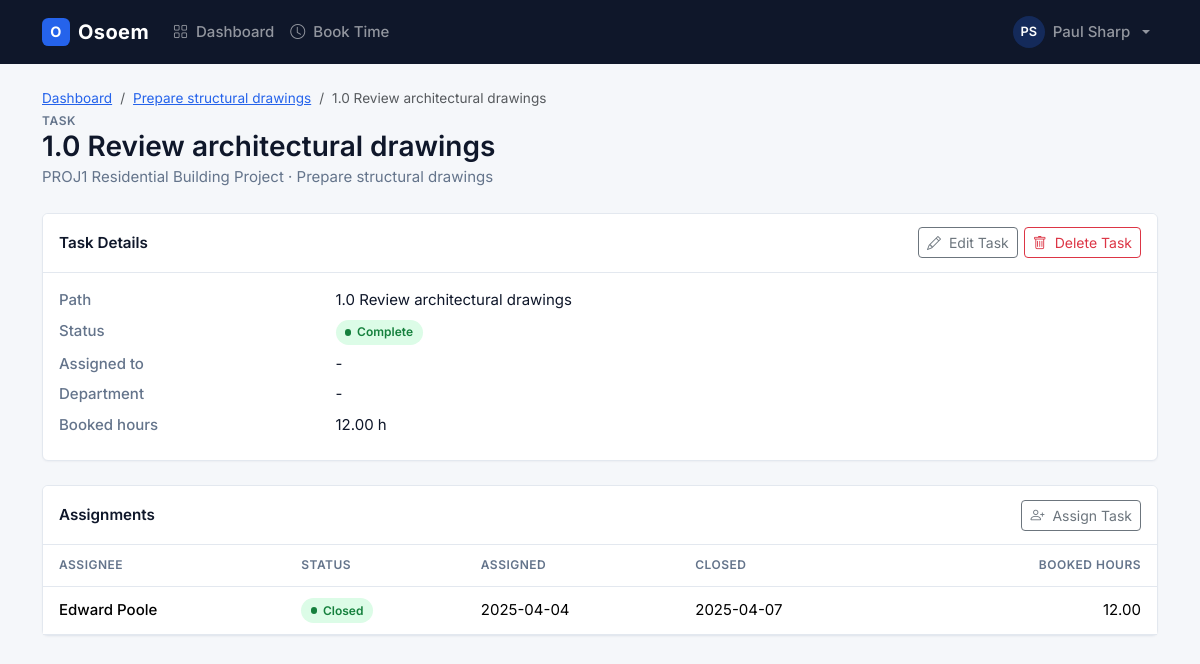
Page /dashboard/public/tasks.php?taskid=1 (signed in) on the committed database.
### tables this page shows
CREATE TABLE Employees(
    employeeid INT NOT NULL AUTO_INCREMENT,
    departmentid INT NOT NULL,
    firstname VARCHAR(255) NOT NULL,
    lastname VARCHAR(255) NOT NULL,
    email VARCHAR(255) NOT NULL,
    password VARCHAR(255) NOT NULL,
    passwordsalt VARCHAR(255) NOT NULL,
    admin BOOLEAN DEFAULT 0,
    PRIMARY KEY (employeeid),
    FOREIGN KEY (departmentid) REFERENCES Departments (departmentid)
);

CREATE TABLE ActivityTasks(
    taskid INT NOT NULL AUTO_INCREMENT,
    activityid INT NOT NULL,
    departmentid INT,
    taskname VARCHAR(255) NOT NULL,
    taskdescription VARCHAR(2000),
    parenttaskid INT,
    PRIMARY KEY (taskid),
    FOREIGN KEY (activityid) REFERENCES Activities(activityid),
    FOREIGN KEY (departmentid) REFERENCES Departments (departmentid)
);

CREATE TABLE Projects(
    projectid INT NOT NULL AUTO_INCREMENT,
    projectno VARCHAR(255) NOT NULL UNIQUE,
    projectname VARCHAR(255) NOT NULL,
    PRIMARY KEY (projectid)
);

CREATE TABLE ActivityTaskAssignments(
    assignmentid INT NOT NULL AUTO_INCREMENT,
    taskid INT NOT NULL,
    userid INT NOT NULL,
    assigneddate DATE,
    closedate DATE,
    PRIMARY KEY (assignmentid),
    FOREIGN KEY (taskid) REFERENCES ActivityTasks (taskid),
    FOREIGN KEY (userid) REFERENCES Employees (employeeid)
);

### dashboard/public/tasks.php (the view, shortened to what the rows shown need)
<?php
    require_once '../src/bootstrap.php';
    $taskid = (int)($_GET['taskid'] ?? 0);
    $activityService = new ActivityService();
    $task = $taskid ? $activityService->getTaskDetails($taskid) : null;
    $activityid = $task['activityid'];
    $activitydata = $activityService->getActivityDetails($activityid);
    $assignments = $activityService->getTaskAssignmentHistory($taskid);
    $taskHeirarchy = $activityService->getTaskHeirarchy($activityid);
    $statusLabels = [
        TaskStatus::COMPLETE => 'Complete',
        TaskStatus::IN_PROGRESS => 'In progress',
        TaskStatus::NOT_STARTED => 'Not started',
    ];
    $taskStatus = $statusLabels[$taskHeirarchy[$taskid]['status']] ?? 'Not started';
    $totalHours = $taskHeirarchy[$taskid]['hours'] ?? 0;
    $currentAssignees = [];
    include 'includes/head.php';
?>
<body>
    <?php include 'includes/header.php'; ?>
    <main class="container app-main">
        <div class="page-header">
            <div>
                <nav aria-label="breadcrumb">
                    <ol class="breadcrumb">
                        <li class="breadcrumb-item"><a href="dashboard.php">Dashboard</a></li>
                        <li class="breadcrumb-item"><a href="activity.php?activityid=<?php echo urlencode($activityid); ?>"><?php echo htmlspecialchars($activitydata['activity_name']); ?></a></li>
                        <li class="breadcrumb-item active" aria-current="page"><?php echo htmlspecialchars($task['taskname']); ?></li>
                    </ol>
                </nav>
                <div class="section-label">Task</div>
                <h1 class="h3"><?php echo htmlspecialchars($task['taskname']); ?></h1>
                <p class="page-subtitle">
                    <?php echo htmlspecialchars($activitydata['project_number'] . ' ' . $activitydata['project_name']); ?>
                    &middot; <?php echo htmlspecialchars($activitydata['activity_name']); ?>
                </p>
            </div>
        </div>
        <div class="card mb-4">
            <div class="card-header">
                <h2 class="card-title">Task Details</h2>
            </div>
            <div class="card-body">
                <dl class="row detail-list">
                    <dt class="col-sm-3">Path</dt>
                    <dd class="col-sm-9"><?php echo htmlspecialchars($task['task_hierarchy']); ?></dd>
                    <dt class="col-sm-3">Status</dt>
                    <dd class="col-sm-9"><?php echo StatusBadge::html($taskStatus); ?></dd>
                    <dt class="col-sm-3">Assigned to</dt>
                    <dd class="col-sm-9"><?php echo htmlspecialchars($currentAssignees ? implode(', ', $currentAssignees) : '-'); ?></dd>
                    <dt class="col-sm-3">Department</dt>
                    <dd class="col-sm-9"><?php echo htmlspecialchars($task['departmentname'] ?? '-'); ?></dd>
                    <dt class="col-sm-3">Booked hours</dt>
                    <dd class="col-sm-9">
                        <?php echo htmlspecialchars($totalHours); ?> h
                    </dd>
                </dl>
            </div>
        </div>
        <div class="card mb-4">
            <div class="card-header">
                <h2 class="card-title">Assignments</h2>
            </div>
            <?php if (empty($assignments)): ?>
                <div class="empty-state">
                    <i class="bi bi-person-dash"></i>
                    This task has not been assigned to anyone.
                </div>
            <?php else: ?>
                <div class="table-responsive">
                    <table class="table table-hover align-middle mb-0">
                        <thead>
                            <tr>
                                <th>Assignee</th>
                                <th>Status</th>
                                <th>Assigned</th>
                                <th>Closed</th>
                                <th class="text-end">Booked hours</th>
                            </tr>
                        </thead>
                        <tbody>
                            <?php foreach ($assignments as $assignment): ?>
                                <tr>
                                    <td class="fw-medium"><?php echo htmlspecialchars($assignment['assignee']); ?></td>
                                    <td><?php echo StatusBadge::html($assignment['status']); ?></td>
                                    <td><?php echo htmlspecialchars($assignment['assigneddate'] ?? '-'); ?></td>
                                    <td><?php echo htmlspecialchars($assignment['closedate'] ?? '-'); ?></td>
                                    <td class="text-end"><?php echo htmlspecialchars($assignment['booked_hours']); ?></td>
                                </tr>
                            <?php endforeach; ?>
                        </tbody>
                    </table>
                </div>
            <?php endif; ?>
        </div>
    </main>
</body>
</html>

### dashboard/public/includes/header.php (shortened to what the rows shown need)
<?php
$userInfo = $authService->getUserInfo($eid);
$userName = $userInfo['firstname'] . ' ' . $userInfo['lastname'];
$userInitials = strtoupper(substr($userInfo['firstname'], 0, 1) . substr($userInfo['lastname'], 0, 1));
?>
<nav class="navbar navbar-expand-md navbar-dark app-navbar">
    <div class="container">
        <div class="collapse navbar-collapse" id="navbar-collapse">
            <ul class="navbar-nav">
                <li class="nav-item dropdown">
                    <a href="#" class="nav-link dropdown-toggle d-flex align-items-center gap-2" role="button"
                       data-bs-toggle="dropdown" aria-expanded="false">
                        <span class="avatar"><?php echo htmlspecialchars($userInitials); ?></span>
                        <span><?php echo htmlspecialchars($userName); ?></span>
                    </a>
                </li>
            </ul>
        </div>
    </div>
</nav>

### dashboard/src/StatusBadge.php (shortened to what the rows shown need)
<?php
class StatusBadge {
    public static function html($status) {
        $key = strtolower(preg_replace('/[^a-z]/i', '', (string)$status));
        $tone = self::TONES[$key] ?? 'secondary';
        return '<span class="status-pill status-' . $tone . '">' . htmlspecialchars($status) . '</span>';
    }
}

### rows in the picture
employees: userInitials "PS", userName "Paul Sharp"
activitytasks: taskname "1.0 Review architectural drawings"
projects: projectno+projectname "PROJ1 Residential Building Project"
activitytaskassignments: assignee "Edward Poole", status "Closed", assigneddate "2025-04-04", closedate "2025-04-07", booked_hours "12.00"

### other values in the picture
$activitydata['activity_name'] "Prepare structural drawings"
$status "Complete"
$currentAssignees ? implode(', ', $currentAssignees) : '-' "-"
$task['departmentname'] "-"
$totalHours "12.00"
